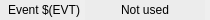
<?xml version="1.0" encoding="UTF-8"?>
<ui version="4.0">
 <class>Form</class>
 <widget class="QWidget" name="Form">
  <property name="geometry">
   <rect>
    <x>0</x>
    <y>0</y>
    <width>210</width>
    <height>20</height>
   </rect>
  </property>
  <property name="windowTitle">
   <string>Form</string>
  </property>
  <widget class="caLabel" name="calabel_2">
   <property name="geometry">
    <rect>
     <x>0</x>
     <y>0</y>
     <width>80</width>
     <height>20</height>
    </rect>
   </property>
   <property name="styleSheet">
    <string notr="true">background-color: rgb(236, 236, 236, 255);</string>
   </property>
   <property name="text">
    <string>Event $(EVT)</string>
   </property>
   <property name="alignment">
    <set>Qt::AlignRight|Qt::AlignTrailing|Qt::AlignVCenter</set>
   </property>
   <property name="visibility">
    <enum>caLabel::StaticV</enum>
   </property>
   <property name="visibilityCalc">
    <string notr="true"/>
   </property>
   <property name="channel" stdset="0">
    <string notr="true"/>
   </property>
  </widget>
  <widget class="caLineEdit" name="calineedit_6">
   <property name="geometry">
    <rect>
     <x>85</x>
     <y>0</y>
     <width>120</width>
     <height>20</height>
    </rect>
   </property>
   <property name="channel" stdset="0">
    <string notr="true">$(EVR):Event-$(EVT)-Cnt-I</string>
   </property>
  </widget>
  <widget class="caLabel" name="calabel">
   <property name="geometry">
    <rect>
     <x>85</x>
     <y>0</y>
     <width>120</width>
     <height>20</height>
    </rect>
   </property>
   <property name="styleSheet">
    <string notr="true">background-color: rgb(236, 236, 236, 255);</string>
   </property>
   <property name="text">
    <string>Not used</string>
   </property>
   <property name="alignment">
    <set>Qt::AlignCenter</set>
   </property>
   <property name="visibility">
    <enum>caLabel::IfZero</enum>
   </property>
   <property name="channel" stdset="0">
    <string notr="true">$(EVR):Event-$(EVT)-SP</string>
   </property>
  </widget>
 </widget>
 <customwidgets>
  <customwidget>
   <class>caLabel</class>
   <extends>QLabel</extends>
   <header>caLabel</header>
  </customwidget>
  <customwidget>
   <class>caLineEdit</class>
   <extends>QLineEdit</extends>
   <header>caLineEdit</header>
  </customwidget>
 </customwidgets>
 <resources/>
 <connections/>
</ui>
